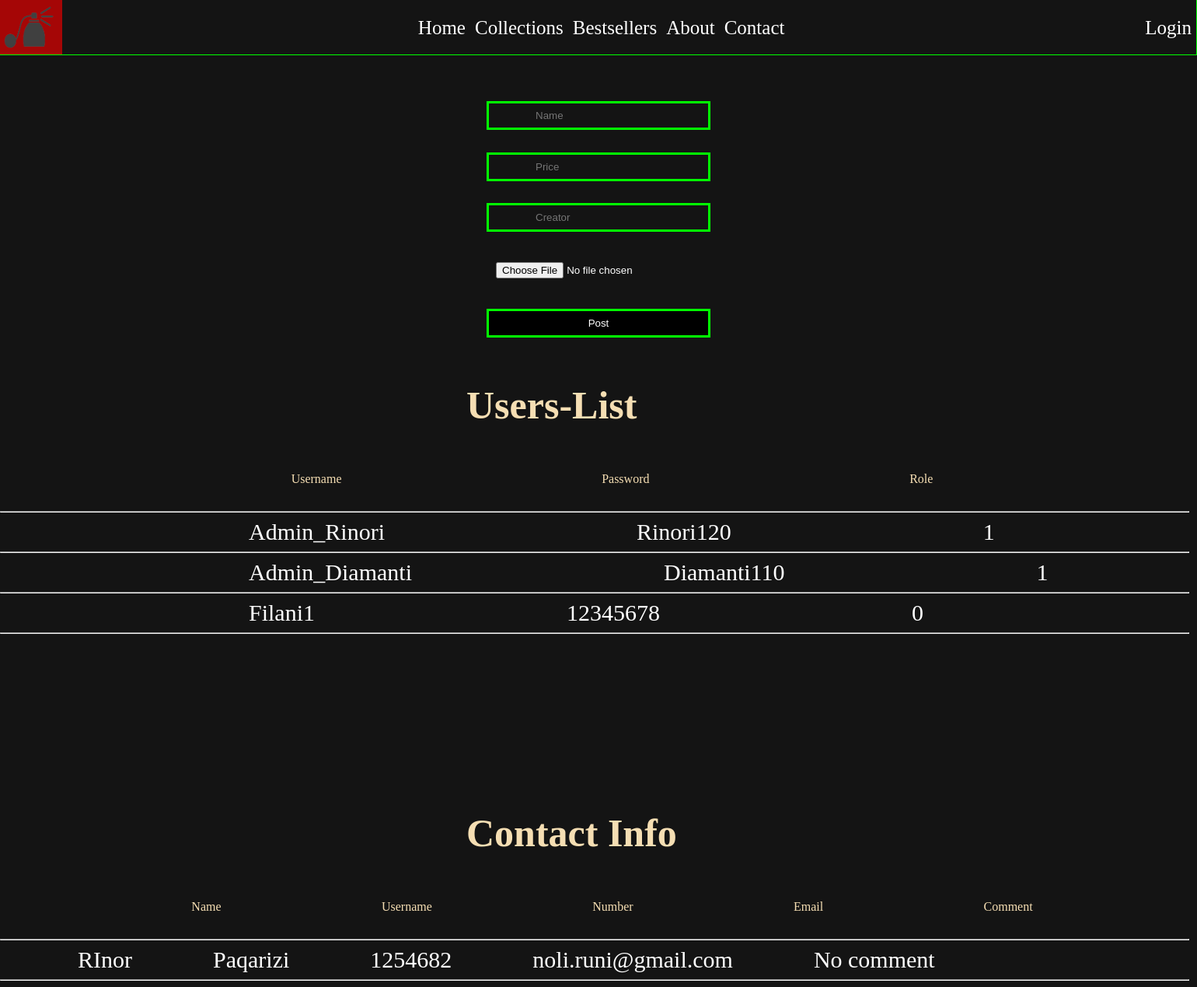
Page /dashboard.php on the committed database.
### tables this page shows
CREATE TABLE `users` (
  `UserID` int(11) NOT NULL,
  `Username` varchar(100) NOT NULL,
  `Password` varchar(100) NOT NULL,
  `role` int(11) NOT NULL
);

CREATE TABLE `contact` (
  `ContID` int(11) DEFAULT NULL,
  `Name` varchar(255) NOT NULL,
  `Username` varchar(255) NOT NULL,
  `Number` int(15) NOT NULL,
  `Email` varchar(255) NOT NULL,
  `Comment` varchar(255) NOT NULL
);

### dashboard.php (the view, shortened to what this page needs)
<!DOCTYPE html>
<html lang="en">
<head>
    <link rel="stylesheet" href="Style/style.css" type="text/css">
    <link rel="stylesheet" href="Style/style4.css" type="text/css">
    <link rel="stylesheet" href="Style/style5.css" type="text/css">
</head>
<body>
    <div id="header">
        <img src="Photos/icon.PNG" alt="icon">
        <ul id="ul1">
            <li class="li"><a href="index.php">Home</a></li>
            <li class="li"><a href="collections.php">Collections </a></li>
            <li class="li"><a href="bestsellers.php">Bestsellers</a></li>
            <li class="li"><a href="about_us.php">About </a></li>
            <li class="li"><a href="contact_us.php">Contact</a></li>
        </ul>
        <ul id="ul2">
            <?php if(!isset($_COOKIE['logedInUser'])) {?><li class="li"><a href="Login.php">Login</a></li><?php }?>
        </ul>
    </div>
    <div class="box1">
        <form method="POST" id="formP" action="./addParfume.php" enctype="multipart/form-data">
            <input type="text" name="name" placeholder="Name" id="name"
                style="padding: 8px 60px;margin-left:20%;margin-right:20%;margin-top: 6%;background-color: rgb(20, 20, 20);border: 3px solid lime;color:white;">
            <input type="text" name="price" placeholder="Price" id="price"
                style="padding: 8px 60px;margin-left:20%;margin-right:20%;margin-top: 6%;background-color: rgb(20, 20, 20);border: 3px solid lime;color:white;">
            <input type="text" name="creator" placeholder="Creator"
                style="padding: 8px 60px;margin-left:20%;margin-right:20%;margin-top: 6%;background-color: rgb(20, 20, 20);border: 3px solid lime;color:white;">
            <input type="file" name="photo" placeholder="Choose File" id="photo"
                style="padding: 10px 60px;margin-left:10%;margin-right:20%;margin-top: 6%;color:white;">
            <button type="submit"
                style="padding: 8px 60px;margin-left:20%;margin-right:20%;margin-top: 6%;background-color: black;border: 3px solid lime;color:white;"
                action="./addParfume.php">Post</button>
        </form>
    </div>
    <div class="box2">
        <div id="users-tab">
            <h2 class="h2s">Users-List</h2>
            <?php
						$dbc = mysqli_connect('localhost', 'root','', 'Login') or die("Gabim gjat lidhjes.");
						$query = "SELECT * FROM users";
						$result=mysqli_query($dbc,$query); ?>
            <div id="log-div" class="options ">
                <ul class="ul-log">
                    <li class="cont-li">
                        <p class="p-li">Username</p>
                    </li>
                    <li class="cont-li">
                        <p class="p-li">Password</p>
                    </li>
                    <li class="cont-li">
                        <p class="p-li">Role</p>
                    </li>
                </ul>
                <hr>
            </div>
            <?php
						while ($row = mysqli_fetch_array($result)) {
							echo "<div class=\"list-item\">
									<span class=\"rows\">".$row['Username']."</span>
                                    <span  class=\"rows\">".$row['Password']."</span>
									<span  class=\"rows\">".$row['role']."</span>
                                    <hr/>
								</div>";
						}
					?>
        </div>
    </div>
    <div class="box3">
        <div id="users-tab">
            <h2 class="h2s">Contact Info</h2>
            <?php
						$dbc = mysqli_connect('localhost', 'root','', 'login') or die("Gabim gjat lidhjes.");
						$query = "SELECT * FROM contact";
						$result=mysqli_query($dbc,$query); ?>
            <div id="log-div" class="options ">
                <ul class="ul-log">
                    <li class="cont-li">
                        <p class="p-li">Name</p>
                    </li>
                    <li class="cont-li">
                        <p class="p-li">Username</p>
                    </li>
                    <li class="cont-li">
                        <p class="p-li">Number</p>
                    </li>
                    <li class="cont-li">
                        <p class="p-li">Email</p>
                    </li>
                    <li class="cont-li">
                        <p class="p-li">Comment</p>
                    </li>
                </ul>
                <hr>
            </div>
            <?php
						while ($row = mysqli_fetch_array($result)) {
							echo "<div class=\"list-item\">
                                    <span class=\"rows2\">".$row['Name']."</span>
									<span class=\"rows2\">".$row['Username']."</span>
                                    <span  class=\"rows2\">".$row['Number']."</span>
                                    <span class=\"rows2\">".$row['Email']."</span>
									<span  class=\"rows2\">".$row['Comment']."</span>
                                    <hr/>
								</div>";
						}
					?>
        </div>
</body>
</html>

### Style/style.css (style rules this page uses)
body { margin: 0 auto; background-color:rgb(20, 20, 20); }
#header { position: relative; display: flex; flex-direction: row; justify-content: space-between; border: 1px lime solid; border-top: none; border-left: none; }
#header>img { width: 80px; height: 70px; }
.li>a { color:white; text-decoration: none; list-style: none; padding: 6px; font-size: 25px; }
#ul1 { display: flex; list-style: none; text-align: center; margin-top: 22px; }
#ul2 { display: flex; list-style: none; flex-wrap: nowrap; text-align: center; margin-top: 22px; }

### Style/style4.css (style rules this page uses)
#log-div { position: relative; flex-direction: row; }
.ul-log { display: flex; list-style: none; text-align: center; justify-content: space-evenly; }
.p-li { margin-left: 5px; color: wheat; }

### Style/style5.css (style rules this page uses)
.rows { padding-left: 320px; color:white; font-size: 30px; }
.rows2 { padding-left: 100px; color:white; font-size: 30px; width: 100px; }
.box2 { position: absolute; top: 450px; }
.box3 { position: absolute; top: 1000px; }
.box1 { padding: 10px; }
#formP { display: flex; flex-direction: column; margin-left: 500px; margin-right: 500px; padding: 20px; text-align: center; justify-content: space-around; }
.h2s { color:wheat; margin-left: 600px; font-size: 50px; width: 930px; }

### rows in the picture
users: Username "Admin_Rinori", Password "Rinori120", role "1"
users: Username "Admin_Diamanti", Password "Diamanti110", role "1"
users: Username "Filani1", Password "12345678", role "0"
contact: Name "RInor", Username "Paqarizi", Number "1254682", Email "noli.runi@gmail.com", Comment "No comment"
